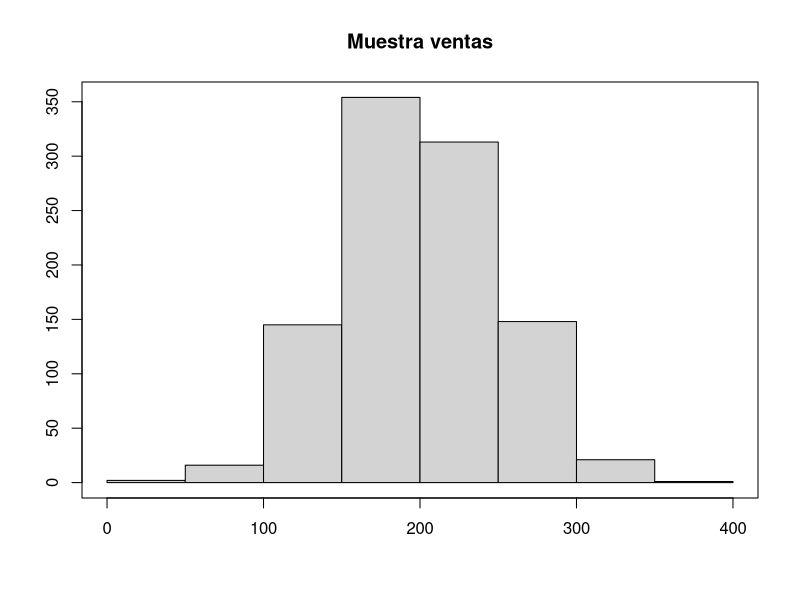
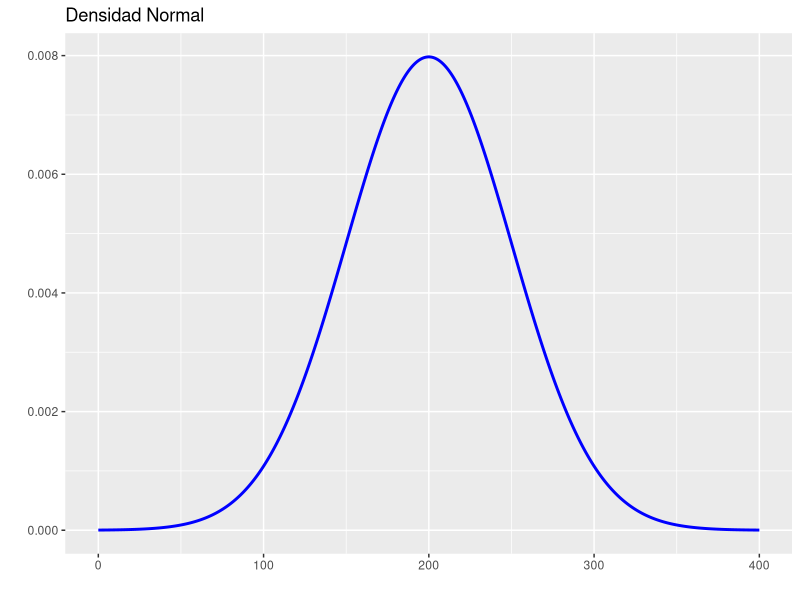
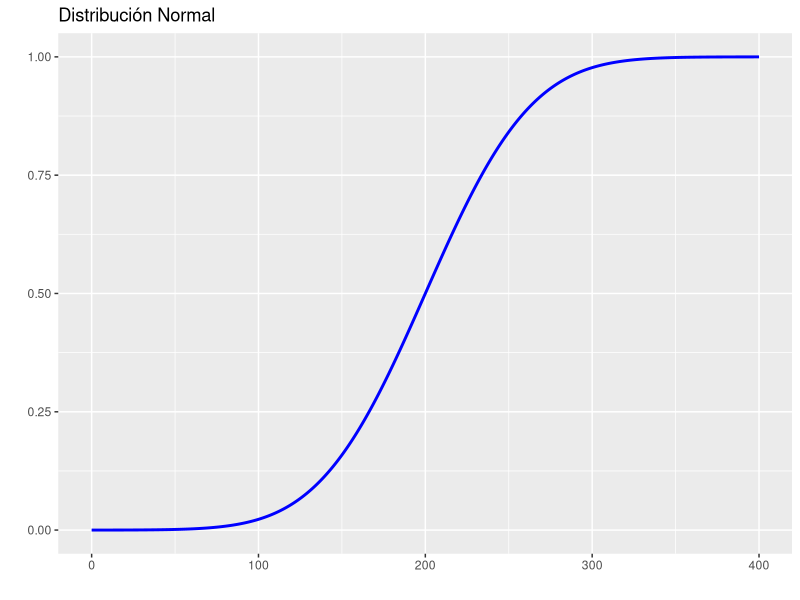
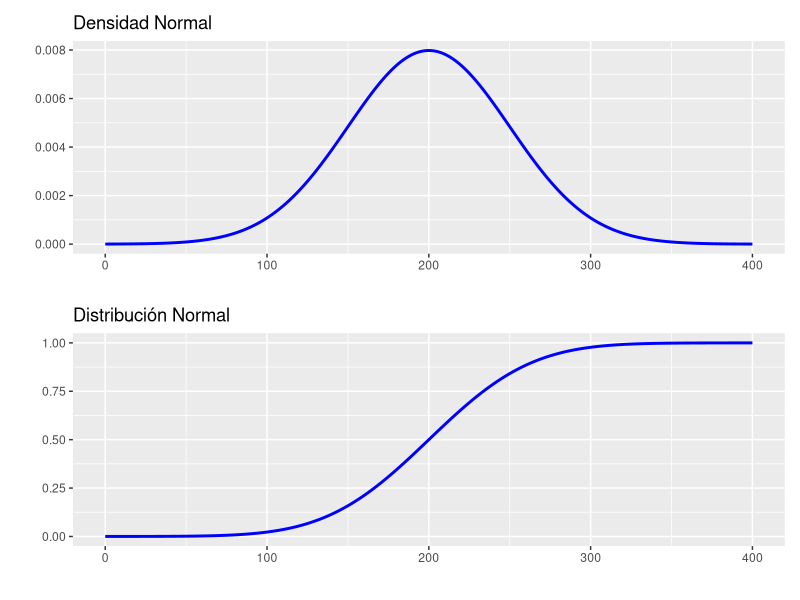

The R script that drew these images, in order:
#---------------------------------------------------
# MUCD Tema 4
# Calculo de probabilidades variable normal
# La variable representa ventas diarias
#---------------------------------------------------

library(ggplot2)
library(patchwork)

# media ventas
m<-200
# Desviacion tipica ventas
s<-50

#---------------------------------------------------
# P(Ventas<180)
#---------------------------------------------------
pnorm(200, m, s)

#---------------------------------------------------
# P(Ventas>220)
#---------------------------------------------------
1-pnorm(220, m, s)

#---------------------------------------------------
# P(190<Ventas<230)
#---------------------------------------------------
pnorm(230, m, s)-pnorm(190, m, s)

#---------------------------------------------------
# Ventas maximas correspondientes al 15 por ciento de las menores ventas
#---------------------------------------------------

qnorm(0.15, m, s)

#---------------------------------------------------
# Ventas minimas correspondientes al 87 por ciento de las mayores ventas
#---------------------------------------------------

qnorm(1-0.87, m, s)

#---------------------------------------------------
# Simular muestra de taman. 1000
#---------------------------------------------------

set.seed(2022)
vsim<-rnorm(1000,m,s)
vsim
hist(vsim, main="Muestra ventas", xlab="",ylab="")
box()

# Caracteristicas de la muestra

mean(vsim)
sd(vsim)
summary(vsim)

# Dibujo en ggplot

limites<-data.frame(x=c(m-4*s,m+4*s)) 

g1<-ggplot(limites, aes(x = x)) +
  stat_function(fun = dnorm, n = 1000, 
                args = list(mean = m, sd = s), 
                color = "blue", size = 1)+
  ylab("") +
  labs(title = "Densidad Normal", x = "", y = "") 
g1

g2<-ggplot(limites, aes(x = x)) +
  stat_function(fun = pnorm, n = 1000, 
                args = list(mean = m, sd = s), 
                color = "blue", size = 1)+
  ylab("") +
  labs(title = "Distribución Normal", x = "", y = "")
g2

g1/g2

